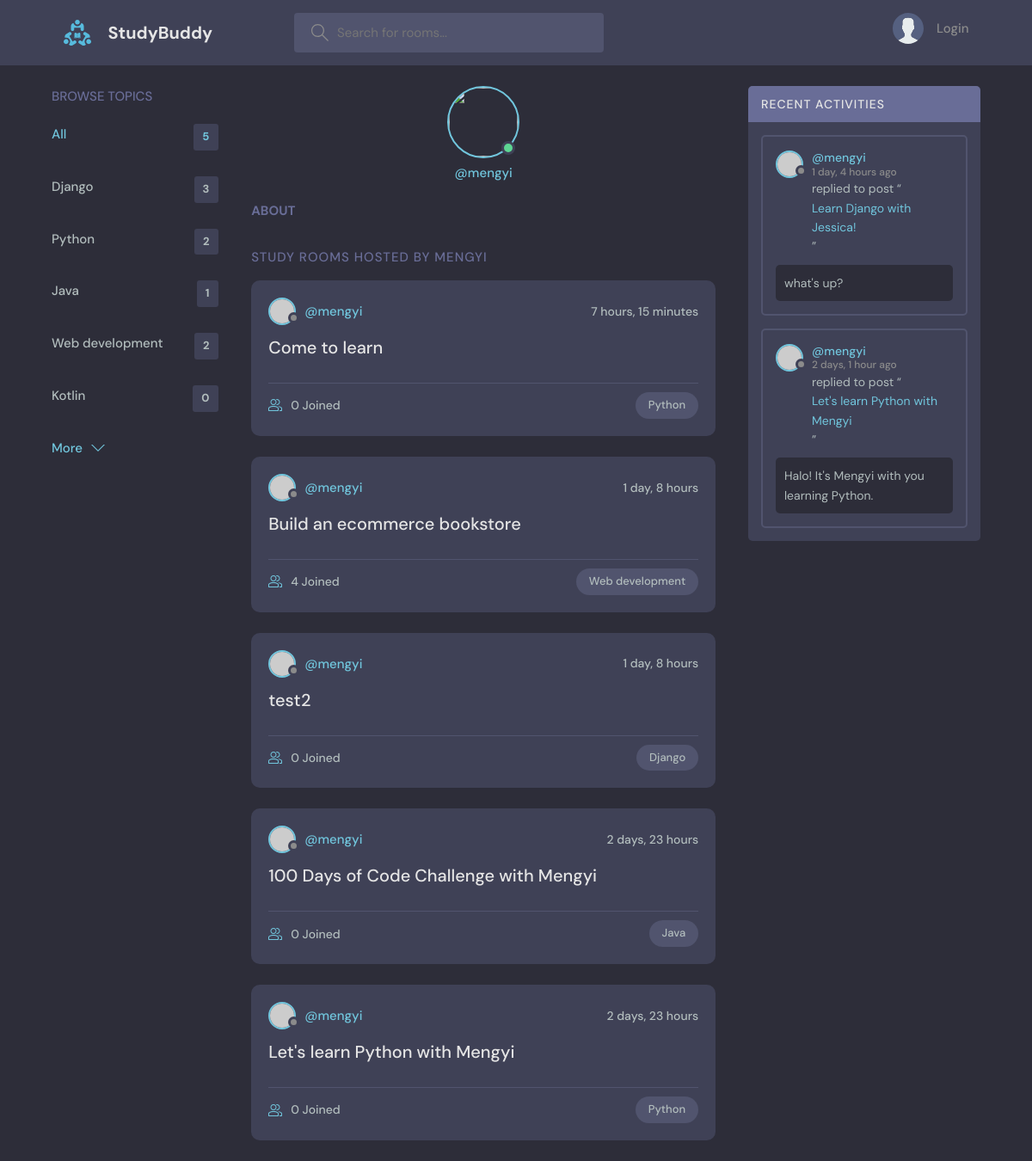
Page /profile/1/ on the earlier database version.
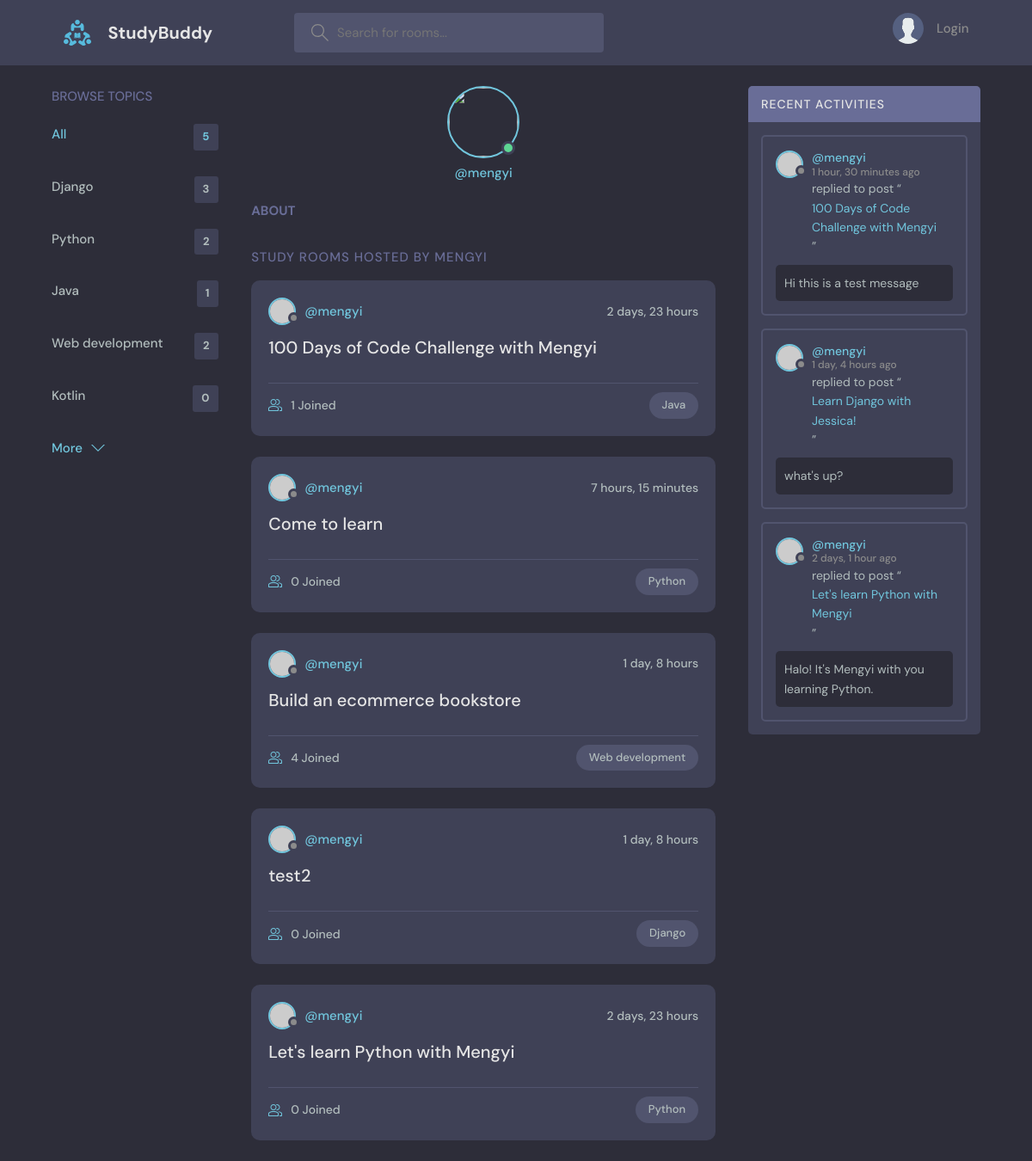
Same page on the later database version.
### base/models.py (models this page shows, shortened)
class Topic(models.Model):
    name = models.CharField(max_length=200)

class Room(models.Model):
    host = models.ForeignKey(User, on_delete=models.SET_NULL, null=True)
    topic = models.ForeignKey(
        Topic, on_delete=models.SET_NULL, null=True)
    name = models.CharField(max_length=200)
    description = models.TextField(null=True, blank=True)
    participants = models.ManyToManyField(
        User, related_name="participants", blank=True)
    updated = models.DateTimeField(auto_now=True)
    created = models.DateTimeField(auto_now_add=True)
    class Meta:
        ordering = ['-updated', '-created']
    def __str__(self):
        return self.name

class Message(models.Model):
    user = models.ForeignKey(User, on_delete=models.CASCADE)
    room = models.ForeignKey(Room, on_delete=models.CASCADE)
    body = models.TextField()
    updated = models.DateTimeField(auto_now=True)
    created = models.DateTimeField(auto_now_add=True)
    class Meta:
        ordering = ['-updated', '-created']

### base/views.py (the view)
# urls.py: path('profile/<str:pk>/', views.userProfile, name='user-profile'),
def userProfile(request, pk):
    user = User.objects.get(id=pk)
    rooms = user.room_set.all()
    room_messages = user.message_set.all()
    topics = Topic.objects.all()
    context = {"user": user, "rooms": rooms,
               "room_messages": room_messages, "topics": topics}
    return render(request, "base/profile.html", context)

### base/templates/base/profile.html (shortened to what this page needs)
{% extends 'main.html' %}
{% block content %}
<main class="profile-page layout layout--3">
    <div class="container">
        {% include 'base/topics_component.html' %}
        <div class="roomList">
            <div class="profile">
                <div class="profile__avatar">
                    <div class="avatar avatar--large active">
                        <img src="{{user.avatar.url}}" />
                    </div>
                </div>
                <div class="profile__info">
                    <p>@{{user.username}}</p>
                </div>
                <div class="profile__about">
                    <h3>About</h3>
                </div>
            </div>
            <div class="roomList__header">
                <div>
                    <h2>Study Rooms Hosted by {{user.username}}</a>
                    </h2>
                </div>
            </div>
            {% include 'base/feed_component.html' %}
        </div>
        {% include 'base/activity_component.html' %}
    </div>
</main>
{% endblock content %}

### base/templates/base/topics_component.html
<div class="topics">
    <div class="topics__header">
        <h2>Browse Topics</h2>
    </div>
    <ul class="topics__list">
        <li>
            <a href="{% url 'home' %}" class="active">All <span>{{topics.count}}</span></a>
        </li>
        {% for topic in topics %}
        <li>
            <a href="{% url 'home' %}?q={{topic.name}}">{{ topic.name }} <span>{{topic.room_set.all.count}}</span></a>
        </li>
        {% endfor %}
    </ul>
    <a class="btn btn--link" href="topics.html">
        More
        <svg version="1.1" xmlns="http://www.w3.org/2000/svg" width="32" height="32" viewBox="0 0 32 32">
            <title>chevron-down</title>
            <path d="M16 21l-13-13h-3l16 16 16-16h-3l-13 13z"></path>
        </svg>
    </a>
</div>

### base/templates/base/feed_component.html (shortened to what this page needs)
{% for room in rooms %}
<div class="roomListRoom">
    <div class="roomListRoom__header">
        <a href="{% url 'user-profile' room.host.id %}" class="roomListRoom__author">
            <div class="avatar avatar--small">
                <img src="https://randomuser.me/api/portraits/women/11.jpg" />
            </div>
            <span>@{{room.host.username}}</span>
        </a>
        <div class="roomListRoom__actions">
            <span>{{room.created|timesince}}</span>
        </div>
    </div>
    <div class="roomListRoom__content">
        <a href="{% url 'room' room.id%}">{{room.name}}</a>
    </div>
    <div class="roomListRoom__meta">
        <a href="{% url 'room' room.id%}" class="roomListRoom__joined">
            {{room.participants.all.count}} Joined
        </a>
        <p class="roomListRoom__topic">{{room.topic.name}}</p>
    </div>
</div>
{% endfor %}

### base/templates/base/activity_component.html (shortened to what this page needs)
<div class="activities">
    <div class="activities__header">
        <h2>Recent Activities</h2>
    </div>
    {% for message in room_messages %}
    <div class="activities__box">
        <div class="activities__boxHeader roomListRoom__header">
            <a href="{% url 'user-profile' message.user.id %}" class="roomListRoom__author">
                <div class="avatar avatar--small">
                    <img src="https://randomuser.me/api/portraits/women/11.jpg" />
                </div>
                <p>
                    @{{message.user}}
                    <span>{{message.created|timesince}} ago</span>
                </p>
            </a>
        </div>
        <div class="activities__boxContent">
            <p>replied to post “<a href="{% url 'room' message.room.id %}">{{message.room}}</a>”</p>
            <div class="activities__boxRoomContent">
                {{message.body}}
            </div>
        </div>
    </div>
    {% endfor %}
</div>

Differences in the rows shown:
changed Room "100 Days of Code Challenge with Mengyi": participants.all.count "0" → "1"; moves up the list
added Message: user "mengyi", created "1 hour, 30 minutes", room "100 Days of Code Challenge with Mengyi", body "Hi this is a test message"
